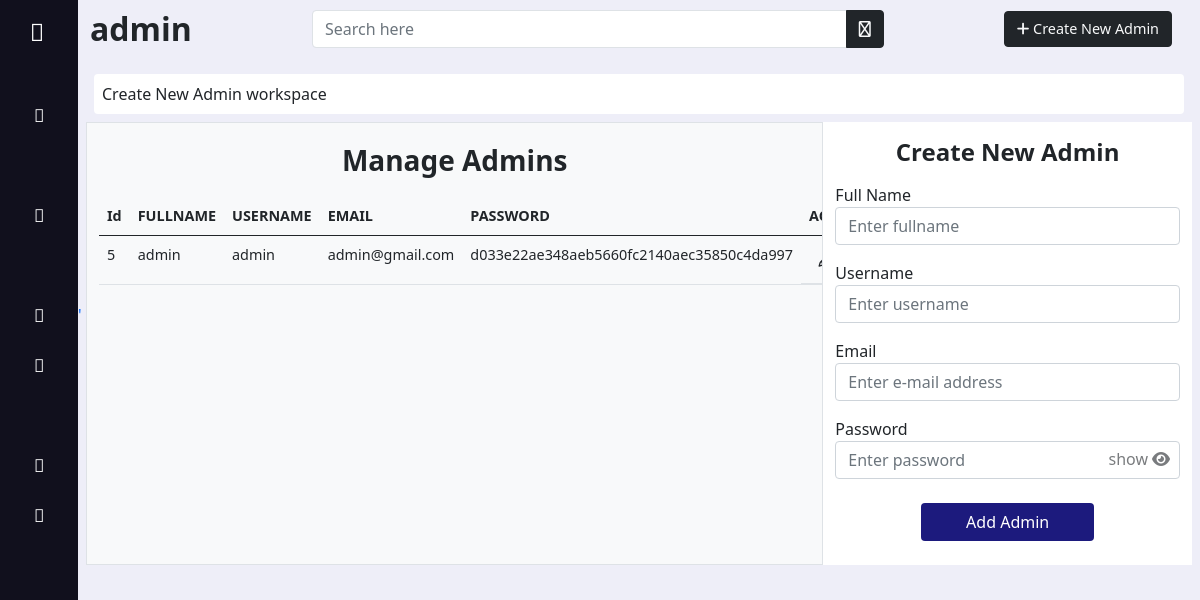
The page /admin/add_new_admin.php (signed in) on the database its author committed.
### tables this page shows
CREATE TABLE `user_register` (
  `user_id` int(11) NOT NULL,
  `fullname` varchar(50) NOT NULL,
  `username` varchar(70) NOT NULL,
  `email` varchar(100) NOT NULL,
  `password` varchar(100) NOT NULL,
  `date` datetime NOT NULL DEFAULT current_timestamp(),
  `roles` varchar(50) NOT NULL DEFAULT 'user'
);

### admin/add_new_admin.php (the view, shortened to what this page needs)
<!doctype html>
<html lang="en">
<head>
    <link rel="stylesheet" href="../assets/bootstrap/css/bootstrap.min.css">
    <link rel="stylesheet" href="../assets/fontawesome/css/all.min.css">
    <link rel="stylesheet" href="../assets/fontawesome/css/fontawesome.min.css">
    <link rel="stylesheet" href="admin.css">
    <link rel="stylesheet" href="https://site-assets.fontawesome.com/releases/v6.1.2/css/all.css">
</head>
<body>
    <?php require '_asider.php'; ?>
    <main class="">
        <?php require '_header.php'; ?>
        <div class="row col-12 mx-auto d-flex justify-content-center rounded p-2">
            <div class="w-100 p-2   fs-6">
                <p style="background:white;" class=" rounded p-2 m-0">Create New Admin workspace</p>
            </div>
            <?php
               include '../conn.php';
               $sql = "SELECT * FROM `user_register` where `roles` = 'admin'";
               $run = mysqli_query($con, $sql);
               ?>
            <div class="col-8 border bg-light" style="max-height: 90vh;overflow-y:scroll;">
                <p class=" rounded p-2 my-2 fs-3 fw-bolder text-center">Manage Admins</p>
                <table class="table border-bottom">
                    <thead>
                        <tr class="" style="font-weight: 600;font-size:.9rem;">
                            <td scope="col">Id</td>
                            <td scope="col">FULLNAME</td>
                            <td scope="col">USERNAME</td>
                            <td scope="col">EMAIL</td>
                            <td scope="col">PASSWORD</td>
                            <td scope="col">ACTIONS</td>
                        </tr>
                    </thead>
                    <tbody style="font-size: .9rem; overflow-y:scroll;">
                        <?php
                           while ($row = mysqli_fetch_array($run)) {
                           ?>
                            <tr>
                                <td><?php echo $row[0]  ?></td>
                                <td><?php echo $row[1]  ?></td>
                                <td><?php echo $row[2]  ?></td>
                                <td><?php echo $row[3]  ?></td>
                                <td><?php echo $row[4]  ?></td>
                                <td class="d-flex justify-content-evenly">
                                    <a href="edit_catagory.php?id=<?php echo $row[0] ?>" class="btn  text-dark btn-sm"><i class="fas fa-pencil"></i></a>
                                </td>
                            </tr>
                        <?php
                           }
                           ?>
                    </tbody>
                </table>
            </div>
            <div class="form-container col-12 col-md-6 col-lg-4   " style="background:white;">
                <h4 class="text-dark fw-bold text-center my-3">Create New Admin</h4>
                <form method="post" class="mt-2">
                    <div class="col-12">
                        <label class="form-label mb-0">Full Name</label>
                        <input type="text" name="fullname" class="form-control mb-3" placeholder="Enter fullname">
                    </div>
                    <div class="col-12">
                        <label class="form-label mb-0">Username</label>
                        <input type="text" name="username" class="form-control mb-3" placeholder="Enter username">
                    </div>
                    <div class="col-12">
                        <label for="email" class="form-label mb-0">Email</label>
                        <input type="email" name="email" placeholder="Enter e-mail address" class="form-control mb-3" id="email">
                    </div>
                    <div class="col-12 position-relative">
                        <label class="form-label mb-0">Password</label>
                        <input type="password" name="password" placeholder="Enter password" class="form-control mb-3" id="pass">
                        <span id="passeye" onclick="showpass()" class="position-absolute align-items-center" style="right:10px;top: 30px;opacity: .6;cursor: pointer;"><span id="passeyetext" class="me-1 ">show</span><i class="fas fa-eye"></i></span>
                    </div>
                    <div class="d-block text-center my-3">
                        <button type="submit" name='register' class="btn w-50 w-sm-75 my-2" style="background:#1C1A7D;color: white;">Add Admin</button>
                    </div>
                </form>
            </div>
        </div>
    </main>
</body>
</html

### admin/admin.css (style rules this page uses)
* { margin: 0; padding: 0; box-sizing: border-box; }
body { background: #eeeef8 !important; }
main { left: 78px ; background-color: #eeeef8 !important; position: relative; width: calc(100% - 78px) !important; }

### rows shown on the page
user_register: user_id "5", fullname "admin", username "admin", email "admin@gmail.com", password "d033e22ae348aeb5660fc2140aec35850c4da997"

### other values the page prints
$_SESSION['admin'] "admin"
